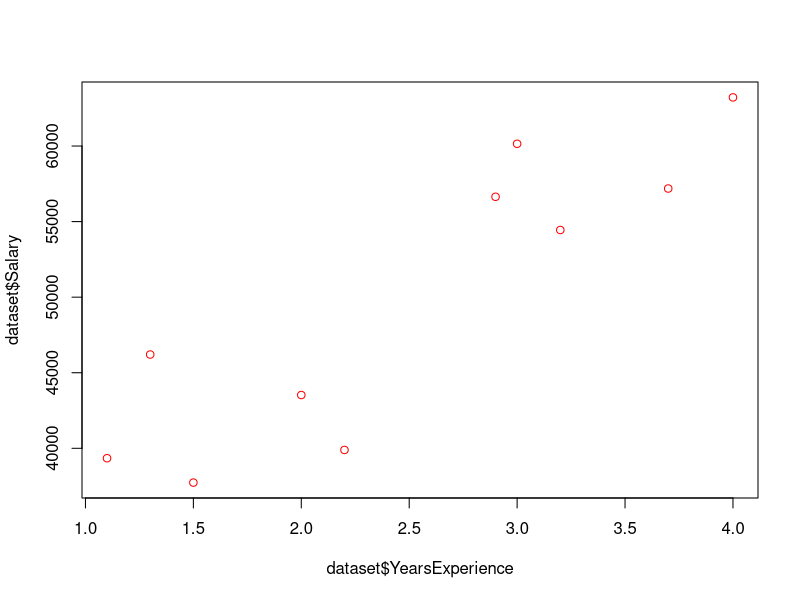
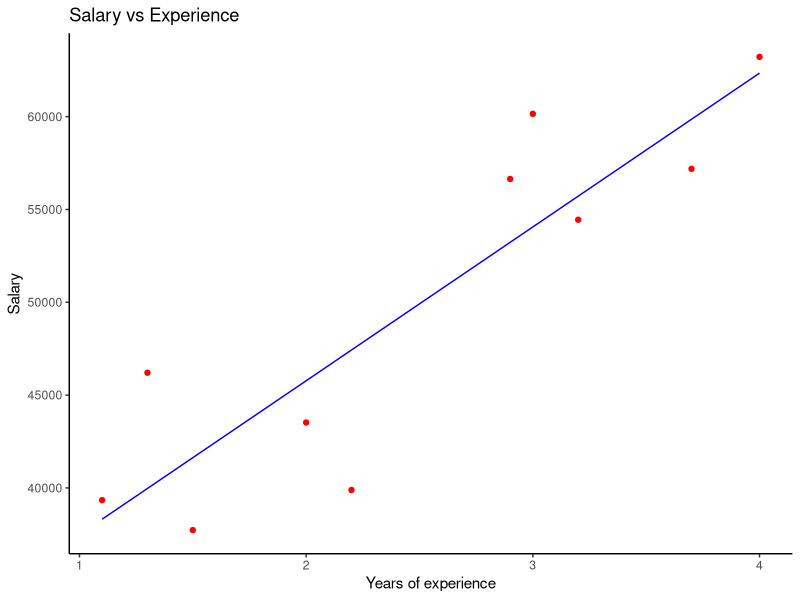

Generate these figures, in order, with R:
dataset <- read.csv("regression_data.csv")

plot(dataset$YearsExperience, dataset$Salary, col="red")

model <- lm(Salary ~ YearsExperience, data=dataset)

library(ggplot2)
ggplot() +
  geom_point(aes(x = dataset$YearsExperience, y = dataset$Salary), colour = 'red') +
  geom_line(aes(x = dataset$YearsExperience, y = predict(model, newdata = dataset)), colour = 'blue') +
  ggtitle('Salary vs Experience') +
  xlab('Years of experience') +
  ylab('Salary') +
    theme_classic() #My little touch

summary(model)


